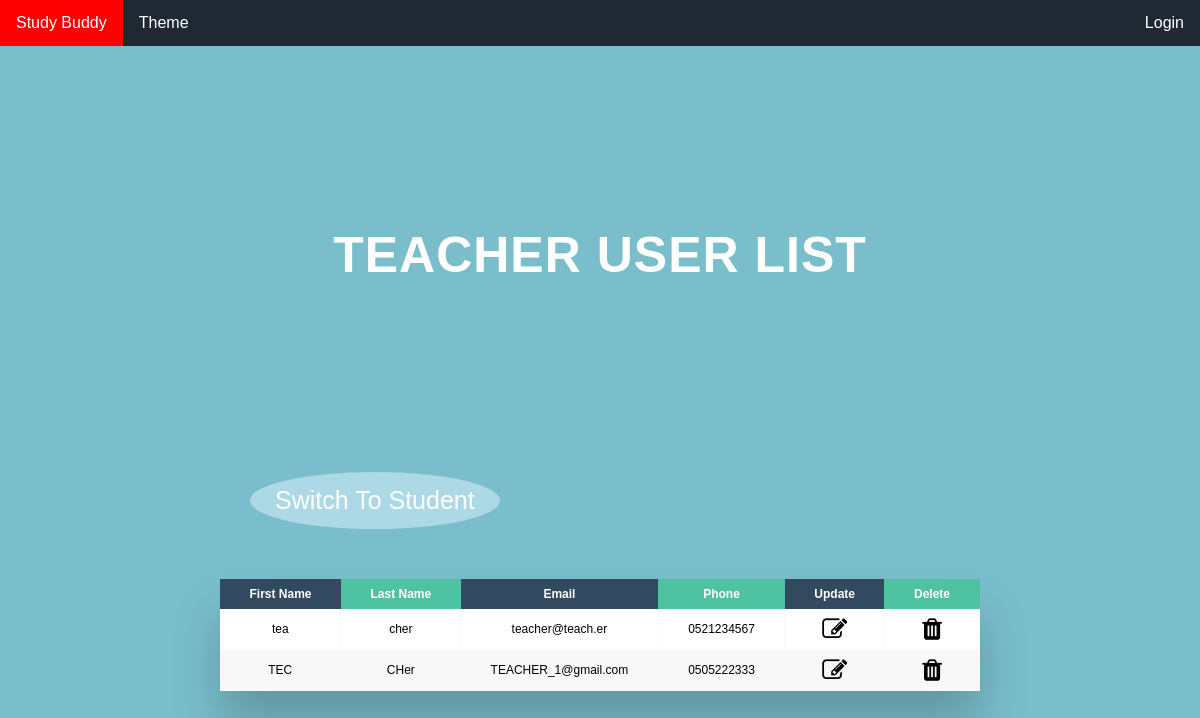
Before: /school/teacher_details/ with the older database file.
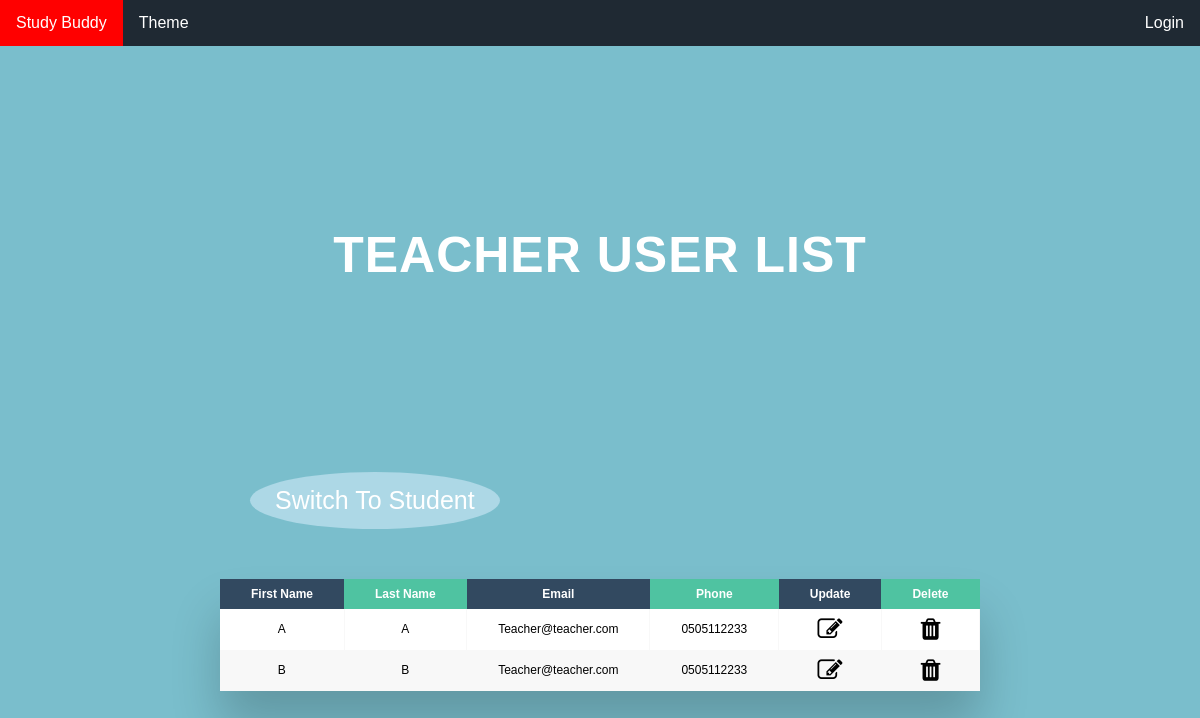
After: the same page with the newer database file.
### StudyBuddy/models.py (models this page shows, shortened)
class TeacherForm(models.Model):
    user = models.OneToOneField(User, null=True, on_delete=models.CASCADE)
    phone = models.CharField("phone", max_length=10)
    subjects = models.CharField("subjects", max_length=80)
    theme = models.IntegerField(default=0)

### StudyBuddy/views.py (the view)
# urls.py: path("school/teacher_details/", views.teacher_details, name="teacher_details"),
def teacher_details(request):
    teachers = TeacherExtra.objects.all()
    return render(request, '../templates/school/teacher_view.html', {'teachers': teachers})

### templates/school/teacher_view.html (shortened to what this page needs)
{% extends 'school/schoolHome.html' %}
{% load static %}
{% block title %}
    <head>
        <link type="text/css" rel="stylesheet" href="{% static 'styles/userList.css' %}" />
        <link rel="stylesheet" href="https://cdnjs.cloudflare.com/ajax/libs/font-awesome/4.7.0/css/font-awesome.min.css">
    </head>
    <h2 style="text-align: center; font-size: 50px">Teacher User List</h2>{% endblock %}
{% block content %}
    <a class="switch-user-view" href="{% url 'user_details' %}"> Switch To Student </a>
    <div id="teacher" class="table-wrapper">
        <table class="fl-table">
            <thead>
            <tr>
                <th>First Name</th>
                <th>Last Name</th>
                <th>Email</th>
                <th>Phone</th>
                <th>Update</th>
                <th>Delete</th>
            </tr>
            </thead>
            <tbody>
                {% for t in teachers %}
                    <tr>
                        <td> {{t.user.first_name }}</td>
                        <td> {{t.user.last_name}}</td>
                        <td> {{t.user.email}}</td>
                        <td> {{t.phone }}</td>
                        <td><a class="" href="{% url 'teacher_update_from_school' t.id %}">  <i style="font-size: 25px; color: black" class="fa fa-edit"></i> </a></td>
                        <td><a class="" href="{% url 'delete-teacher-from-school' t.id  %}">  <i style="font-size: 25px; color: black" class="fa fa-trash"></i> </a></td>
                    </tr>
                {% endfor %}
        </table>
    </div>
{% endblock %}

### templates/school/schoolHome.html (shortened to what this page needs)
{% include 'navbase.html' %}
{% load static %}
<!DOCTYPE html>
<html lang="en">
<head>
    <link type="text/css" href="{% static 'styles/schoolStyles/schoolHome.css' %}" rel="stylesheet">
</head>
<body>
    <div class="container-main">
        {% block title %}<h1 class="page-title">this is admin page hello you!</h1>{% endblock %}
        <br><br><br><br>
        {% block content %}
        {% endblock %}
    </div>
</body>
</html>

### templates/navbase.html (shortened to what this page needs)
{% load static %}
<!DOCTYPE html>
<html lang="en">
<head>
    <link id="myStyleSheet" type="text/css" href="{% static 'styles/navBase.css' %}" rel="stylesheet">
</head>
<body>
<nav style="width: 100%;">
    <ul>
        {% if user.is_authenticated %}
            {% if user.is_superuser %}
                <li><a href="{% url 'schoolHome' %}" class="navbar-brand">Study Buddy</a></li>
                <li style="font-size: 20px;color: lightblue;"> Welcome:<a href="{% url 'schoolHome' %}" class="dropbtn">{{user.username|title}}</a></li>
                <li><a href="{% url 'school_news' %}" class="news-btn">News</a></li>
                <li class="dropdown">
                <a href="javascript:void(0)" class="dropbtn">Register</a>
                <div class="dropdown-content">
                    <a class="reg-teacher-btn" type="submit" href="{% url 'register_teacher' %}">Teacher</a>
                    <a class="reg-student-btn" type="submit" href="{% url 'register_student' %}">Student</a>
                </div>
                </li>
                <li><a href="{% url 'user_details' %}" class="details-btn">User Details</a></li>
                <li><a href="#" class="progress-btn">Students Progress</a></li>
                <li><a href="#" class="schedule-btn">Schedule</a></li>
                <li class="dropdown">
                <a href="javascript:void(0)" class="dropbtn">Class</a>
                <div class="dropdown-content">
                    <a class="reg-teacher-btn" type="submit" href="{% url 'create_class' %}">Create Class</a>
                    <a class="reg-teacher-btn" type="submit" href="{% url 'view_class_list' %}">View Class List</a>
                </div>
                </li>
                <li class="dropdown">
                    <a href="javascript:void(0)" class="dropbtn">Messages</a>
                    <div class="dropdown-content">
                        <a class="view-msg-btn" type="submit" href="#">View User Messages</a>
                        <a class="send-msg-btn" type="submit" href="#">Send System Message</a>
                    </div>
                </li>
                <li><a href="#" class="documents-btn">Documents</a></li>
            {% else %}
                {% if user.is_staff %}
                    <li><a href="{% url 'teacherHome' %}" class="navbar-brand">Study Buddy</a></li>
                    <li style="font-size: 20px;color: lightblue"> Welcome:<a href="{% url 'teacherHome' %}" class="dropbtn">{{user.username|title}}</a></li>
                    <li><a href="{% url 'teacherSchedule' %}" class="schedule-btn">Schedule</a></li>
                    <li><a href="{% url 'view_t_classes' %}" class="my-classes-btn">My Classes</a></li>
                    <li><a href="{% url 'add_exercise' %}" class="add-exercise-btn">Add Exercise</a></li>
                    <li><a href="#" class="progress-btn">View Progress</a></li>
                    <li><a href="{% url 'teacher_update_from_teacher' user.id %}" class="details-btn">User Details</a></li>
                    <li class="dropdown">
                        <a href="javascript:void(0)" class="dropbtn">Messages</a>
                        <div class="dropdown-content">
                            <a class="view-msg-btn" type="submit" href="#">View Messages</a>
                            <a class="send-msg-btn" type="submit" href="#">Send Message</a>
                        </div>
                    </li>
                {% else %}
                    <li><a href="{% url 'studentHome' %}" class="navbar-brand">Study Buddy</a></li>
                    <li style="font-size: 20px;color: lightblue"> Welcome:<a href="{% url 'studentHome' %}" class="dropbtn">{{user.username|title}}</a></li>
                    <li><a href="{% url 'studentSchedule' %}" class="schedule-btn">My Schedule</a></li>
                    <li><a href="#" class="exams-hw-btn">Exams and HW</a></li>
                    <li><a href="#" class="exercise-btn">Exercise</a></li>
                    <li><a href="#" class="progress-btn">View Progress</a></li>
                    <li><a href="{% url 'student_update_from_student' user.id %}" class="details-btn">User Details</a></li>
                    <li class="dropdown">
                        <a href="javascript:void(0)" class="dropbtn">Messages</a>
                        <div class="dropdown-content">
                            <a class="view-msg-btn" type="submit" href="#">View Messages</a>
                            <a class="send-msg-btn" type="submit" href="#">Send Message</a>
                        </div>
                    </li>
                    <li><a href="#" class="documents-btn">Documents</a></li>
                    <li><a href="#" class="theme-btn">Theme</a></li>
                {% endif %}
            {% endif %}
        {% else %}
            <li><a href="{% url 'home' %}" class="navbar-brand">Study Buddy</a></li>
        {% endif %}
        <li class="dropdown">
            <a href="javascript:void(0)" class="dropbtn">Theme</a>
        </li>
        {% if not user.is_authenticated %}
            <div class="login-logout-btn-container">
                <li> <a type="submit" class="login-btn" href="{% url 'login' %}">Login</a> </li>
            </div>
        {% else %}
            <div class="login-logout-btn-container">
                <li>  <a type="submit" class="logout-btn" href="{% url 'logout' %}">Logout</a> </li>
            </div>
        {% endif %}
    </ul>
</nav>
</body>
</html>

### static/styles/navbase.css (style rules this page uses)
body { background-size: cover; margin: 0; background: #7abecc !important; }
ul { list-style-type: none; margin: 0; padding: 0; overflow: hidden; background-color: #1F2933; }
li { float: left; }
li a, .dropbtn { display: inline-block; color: white; text-align: center; padding: 14px 16px; text-decoration: none; }
li.dropdown { display: inline-block; }
nav { display: inline; }
.login-logout-btn-container { float: right; }

### static/styles/schoolStyles/schoolHome.css (style rules this page uses)
html { margin: 0; padding: 0; height: 100%; background: #7abecc !important; }
body { background: #7abecc !important; }
.container-main { margin: 150px; font-size: 25px; }
* { box-sizing: border-box; }
table { width: 100%; }
th { width: 30%; }

### static/styles/userList.css (style rules this page uses)
* { box-sizing: border-box; -webkit-box-sizing: border-box; -moz-box-sizing: border-box; }
body { font-family: Helvetica; -webkit-font-smoothing: antialiased; background: rgba( 71, 147, 227, 1); }
h2 { text-align: center; font-size: 18px; text-transform: uppercase; letter-spacing: 1px; color: white; padding: 30px 0; }
.table-wrapper { margin: 10px 70px 70px; box-shadow: 0px 35px 50px rgba( 0, 0, 0, 0.2 ); margin-top: 50px; }
.fl-table { border-radius: 5px; font-size: 12px; font-weight: normal; border: none; border-collapse: collapse; width: 100%; max-width: 100%; white-space: nowrap; background-color: white; }
.fl-table td, .fl-table th { text-align: center; padding: 8px; width: 5%; }
.fl-table td { border-right: 1px solid #f8f8f8; font-size: 12px; }
.fl-table thead th { color: #ffffff; background: #4FC3A1; }
.fl-table thead th:nth-child(odd) { color: #ffffff; background: #324960; }
.fl-table tr:nth-child(even) { background: #F8F8F8; }
.switch-user-view { background-color: lightblue; color: white; padding: 14px 25px; text-align: center; text-decoration: none; display: inline-block; border-radius: 50%; margin-left: 100px; }

Changed rows visible on the page:
removed TeacherForm: user.first_name "tea", user.last_name "cher", user.email "teacher@teach.er", phone "0521234567"
removed TeacherForm: user.first_name "TEC", user.last_name "CHer", user.email "TEACHER_1@gmail.com", phone "0505222333"
added TeacherForm: user.first_name "A", user.last_name "A", user.email "Teacher@teacher.com", phone "0505112233"
added TeacherForm: user.first_name "B", user.last_name "B", user.email "Teacher@teacher.com", phone "0505112233"
